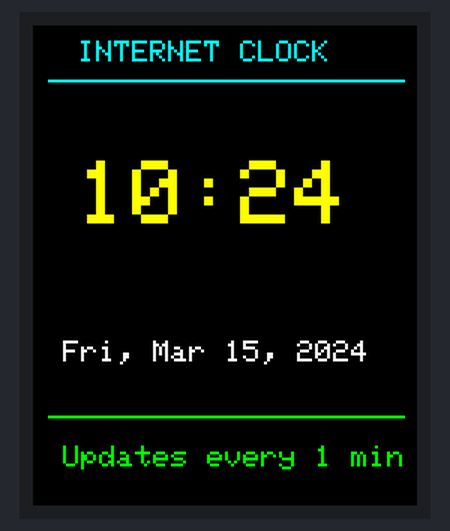
Bench run of a sketch on a simulated ESP32. Parts: 128×160 colour display. WiFi joins after 1.5 s; servers stay silent unless stated; the local clock reads 2024-03-15 10:24:30 at power-on unless the sketch sets it; what the sketch prints to the serial monitor is not drawn.

Above: at 3.8 s.
At 60.8 s:
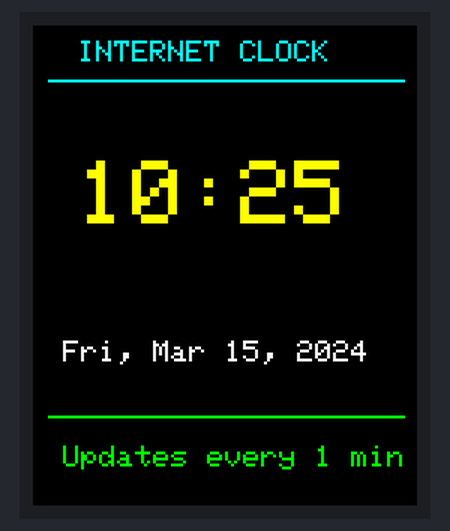
At 120.8 s:
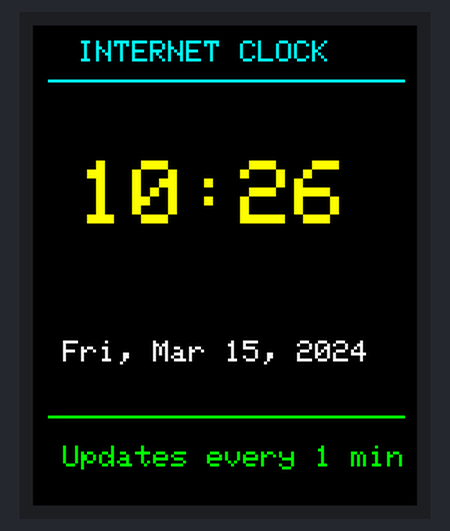

The sketch:

task2_InternetTime_minimal.ino
```cpp
/*
 * ============================================================================
 * PROJECT: espFrameBuffer - Task 2: Simple Internet Clock
 * ============================================================================
 * PURPOSE:
 *   Connect to WiFi once, sync time via NTP, display date/time using internal
 *   clock. Minimal code, no network scanning, no refresh spam.
 *
 * HARDWARE:
 *   - ESP32 or ESP32-C3
 *   - 1.8" TFT LCD (128x160 pixels) with ST7735s controller
 *   - WiFi for NTP time sync only
 *
 * REQUIRED LIBRARIES:
 *   - Adafruit_ST7735
 *   - Adafruit_GFX
 *   - WiFi.h (Built-in)
 *   - time.h (Built-in)
 *
 * ============================================================================
 */

#include <Adafruit_ST7735.h>
#include <Adafruit_GFX.h>
#include <SPI.h>
#include <WiFi.h>
#include <time.h>

// ============================================================================
// COLORS
// ============================================================================

#define COLOR_BLACK   0x0000
#define COLOR_WHITE   0xFFFF
#define COLOR_CYAN    0x07FF
#define COLOR_YELLOW  0xFFE0
#define COLOR_GREEN   0x07E0

// ============================================================================
// CONFIGURATION
// ============================================================================

#define SSID         "Itzz_Infinity"
#define PASSWORD     "123456789"
#define NTP_SERVER   "pool.ntp.org"
#define GMT_OFFSET   19800           // UTC+5:30 (India Standard Time)
#define DST_OFFSET   0
#define REFRESH_INTERVAL 60000        // Update display every 60 seconds

// ============================================================================
// PINS
// ============================================================================

#if defined(ESP32) && !defined(CONFIG_IDF_TARGET_ESP32C3)
  #define TFT_CS   5
  #define TFT_RST  4
  #define TFT_DC   2
  #define TFT_MOSI 23
  #define TFT_SCK  18
#elif defined(CONFIG_IDF_TARGET_ESP32C3) || defined(ESP32C3)
  #define TFT_CS   7
  #define TFT_RST  8
  #define TFT_DC   10
  #define TFT_MOSI 6
  #define TFT_SCK  4
#endif

// ============================================================================
// GLOBALS
// ============================================================================

Adafruit_ST7735 tft = Adafruit_ST7735(TFT_CS, TFT_DC, TFT_MOSI, TFT_SCK, TFT_RST);

bool time_synced = false;
unsigned long last_display_update = 0;

// ============================================================================
// SETUP
// ============================================================================

void setup() {
  Serial.begin(115200);
  delay(2000);

  Serial.println("\n\nTask 2: Simple Internet Clock");

  // Initialize display
  tft.initR(INITR_BLACKTAB);
  tft.setRotation(0);
  tft.fillScreen(COLOR_BLACK);

  drawText("Connecting...", 20, 60, COLOR_YELLOW, 1);

  // Connect to WiFi and sync time
  connectAndSyncTime();

  // Initial display
  if (time_synced) {
    displayTime();
  } else {
    drawText("Time Sync Failed", 15, 60, COLOR_YELLOW, 1);
  }
}

// ============================================================================
// MAIN LOOP
// ============================================================================

void loop() {
  if (time_synced) {
    if (millis() - last_display_update >= REFRESH_INTERVAL) {
      last_display_update = millis();
      displayTime();
    }
  }
  delay(1000);
}

// ============================================================================
// FUNCTIONS
// ============================================================================

void connectAndSyncTime() {
  Serial.print("Connecting to WiFi: ");
  Serial.println(SSID);

  WiFi.mode(WIFI_STA);
  WiFi.begin(SSID, PASSWORD);

  int timeout = 20;
  while (WiFi.status() != WL_CONNECTED && timeout > 0) {
    delay(500);
    Serial.print(".");
    timeout--;
  }

  if (WiFi.status() != WL_CONNECTED) {
    Serial.println("\n✗ WiFi Connection Failed");
    return;
  }

  Serial.println("\n✓ WiFi Connected");
  Serial.print("IP: ");
  Serial.println(WiFi.localIP());

  // Sync time
  Serial.println("Syncing time via NTP...");
  configTime(GMT_OFFSET, DST_OFFSET, NTP_SERVER);

  time_t now = time(nullptr);
  timeout = 20;
  while (now < 24 * 3600 && timeout > 0) {
    delay(500);
    Serial.print(".");
    now = time(nullptr);
    timeout--;
  }

  Serial.println();
  if (now > 24 * 3600) {
    Serial.print("✓ Time synced: ");
    Serial.println(ctime(&now));
    time_synced = true;
  } else {
    Serial.println("✗ NTP Sync Failed");
  }

  // Disconnect WiFi to save power
  WiFi.disconnect(true);
  Serial.println("WiFi disconnected (using internal clock)");
}

void displayTime() {
  tft.fillScreen(COLOR_BLACK);

  time_t now = time(nullptr);
  struct tm* timeinfo = localtime(&now);

  // Header
  tft.setCursor(15, 5);
  tft.setTextColor(COLOR_CYAN);
  tft.setTextSize(1);
  tft.println("INTERNET CLOCK");

  // Separator
  tft.drawLine(5, 18, 123, 18, COLOR_CYAN);

  // Big Time (HH:MM format - no seconds)
  tft.setCursor(15, 45);
  tft.setTextColor(COLOR_YELLOW);
  tft.setTextSize(3);

  char time_str[6];
  sprintf(time_str, "%02d:%02d", timeinfo->tm_hour, timeinfo->tm_min);
  tft.println(time_str);

  // Date
  tft.setCursor(10, 105);
  tft.setTextColor(COLOR_WHITE);
  tft.setTextSize(1);

  const char* days[] = {"Sun", "Mon", "Tue", "Wed", "Thu", "Fri", "Sat"};
  const char* months[] = {"Jan", "Feb", "Mar", "Apr", "May", "Jun",
                          "Jul", "Aug", "Sep", "Oct", "Nov", "Dec"};

  char date_str[30];
  sprintf(date_str, "%s, %s %d, %d",
          days[timeinfo->tm_wday],
          months[timeinfo->tm_mon],
          timeinfo->tm_mday,
          1900 + timeinfo->tm_year);

  tft.println(date_str);

  // Footer
  tft.drawLine(5, 130, 123, 130, COLOR_GREEN);
  tft.setCursor(10, 140);
  tft.setTextColor(COLOR_GREEN);
  tft.setTextSize(1);
  tft.println("Updates every 1 min");
}

void drawText(const char* text, int x, int y, uint16_t color, uint8_t size) {
  tft.setCursor(x, y);
  tft.setTextColor(color);
  tft.setTextSize(size);
  tft.println(text);
}

// ============================================================================
// END
// ============================================================================
```

Measured:
- what the display in image 0 shows lasts 57.0 s, from 3.7 s to 60.7 s
- what the display in image 1 shows lasts 60.1 s, from 60.7 s to 120.8 s
